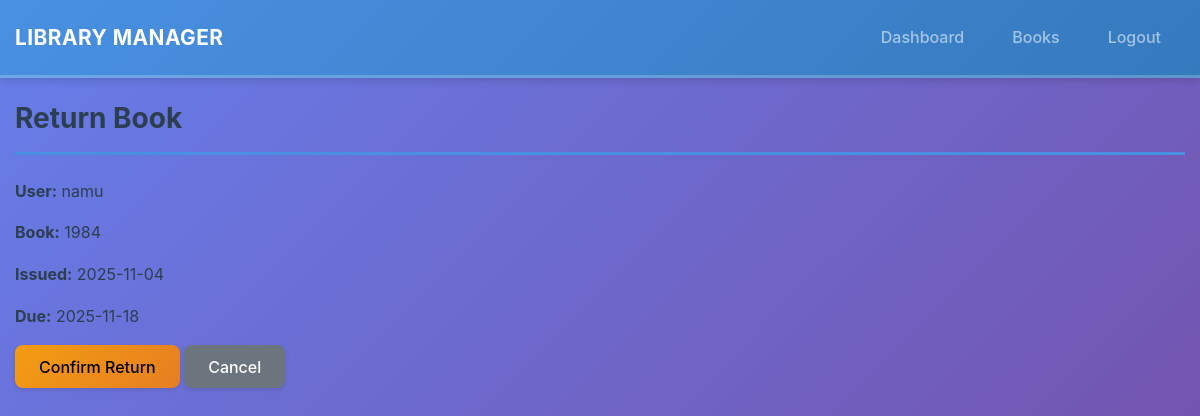
/return/5 (signed in), run on the app's committed database.
### my_models.py (models this page shows)
class User(UserMixin, db.Model):
    __tablename__ = "users"
    id = db.Column(db.Integer, primary_key=True)
    username = db.Column(db.String(80), unique=True, nullable=False)
    password_hash = db.Column(db.String(255), nullable=False)
    name = db.Column(db.String(120))
    email = db.Column(db.String(120), unique=True, nullable=False)
    role = db.Column(db.String(20), default="user")  # "admin" or "user"
    active = db.Column(db.Boolean, default=True)
    created_at = db.Column(db.DateTime, default=datetime.utcnow)
    transactions = db.relationship("BookTransaction", back_populates="user")

class Book(db.Model):
    __tablename__ = "book"
    id = db.Column(db.Integer, primary_key=True)
    title = db.Column(db.String(150), nullable=False)
    author = db.Column(db.String(100), nullable=False)
    isbn = db.Column(db.String(20), nullable=True)
    publisher = db.Column(db.String(100))
    category = db.Column(db.String(50))
    total_copies = db.Column(db.Integer, default=1)
    available_copies = db.Column(db.Integer, default=1)
    status = db.Column(db.String(20), default='Available')
    transactions = db.relationship("BookTransaction", back_populates="book")

class BookTransaction(db.Model):
    __tablename__ = 'transactions'
    id = db.Column(db.Integer, primary_key=True)
    user_id = db.Column(db.Integer, db.ForeignKey("users.id"), nullable=False)
    book_id = db.Column(db.Integer, db.ForeignKey("book.id"), nullable=False)
    issue_date = db.Column(db.DateTime, default=datetime.utcnow)
    due_date = db.Column(db.DateTime)
    return_date = db.Column(db.DateTime, nullable=True)
    fine = db.Column(db.Float, default=0.0)
    status = db.Column(db.String(30), default="issued")  # issued/returned/overdue
    user = db.relationship("User", back_populates="transactions")
    book = db.relationship("Book", back_populates="transactions")

### app.py (the view, shortened to what this page needs)
@app.route('/return/<int:trans_id>', methods=['GET','POST'])
@login_required
def return_book(trans_id):
    tr = BookTransaction.query.get_or_404(trans_id)
    if current_user.role != 'admin' and tr.user_id != current_user.id:
        abort(403)
    return render_template('return_book.html', BookTransaction=tr)

### app.py (called while the page is built)
@login_manager.user_loader
def load_user(user_id):
    try:
        return User.query.get(int(user_id))
    except (ValueError, TypeError):
        return None

### templates/return_book.html
{% extends "base.html" %}
{% block content %}
<h3>Return Book</h3>
<p><strong>User:</strong> {{ BookTransaction.user.username }}</p>
<p><strong>Book:</strong> {{ BookTransaction.book.title }}</p>
<p><strong>Issued:</strong> {{ BookTransaction.issue_date.date() }}</p>
<p><strong>Due:</strong> {{ BookTransaction.due_date.date() if BookTransaction.due_date }}</p>
<form method="post">
  <button class="btn btn-warning">Confirm Return</button>
  <a class="btn btn-secondary" href="javascript:history.back()">Cancel</a>
</form>
{% endblock %}

### static/css/style.css (style rules this page uses)
:root { --primary-color: #4a90e2; --primary-dark: #357abd; --primary-light: #6ba3e8; --secondary-color: #50c878; --danger-color: #e74c3c; --warning-color: #f39c12; --success-color: #27ae60; --info-color: #3498db; --dark-color: #2c3e50; --light-color: #ecf0f1; --white: #ffffff; --gray-light: #f8f9fa; --gray-medium: #6c757d; --gray-dark: #495057; --shadow-sm: 0 2px 4px rgba(0, 0, 0, 0.1); --shadow-md: 0 4px 6px rgba(0, 0, 0, 0.1); --shadow-lg: 0 10px 25px rgba(0, 0, 0, 0.15); --border-radius: 10px; --transition: all 0.3s ease; }
* { margin: 0; padding: 0; box-sizing: border-box; }
body { font-family: -apple-system, BlinkMacSystemFont, 'Segoe UI', Roboto, 'Helvetica Neue', Arial, sans-serif; background: linear-gradient(135deg, #667eea 0%, #764ba2 100%); background-attachment: fixed; min-height: 100vh; padding-bottom: 30px; color: var(--dark-color); line-height: 1.6; }
.btn { border-radius: 8px; font-weight: 500; padding: 0.6rem 1.5rem; transition: var(--transition); border: none; box-shadow: var(--shadow-sm); }
.btn-warning { background: linear-gradient(135deg, var(--warning-color) 0%, #e67e22 100%); }
h3 { color: var(--dark-color); font-weight: 700; margin-bottom: 1.5rem; padding-bottom: 1rem; border-bottom: 3px solid var(--primary-color); }

### data on the page
User: user.username "namu"
Book: book "1984"
BookTransaction: issue_date "2025-11-04", due_date "2025-11-18"
